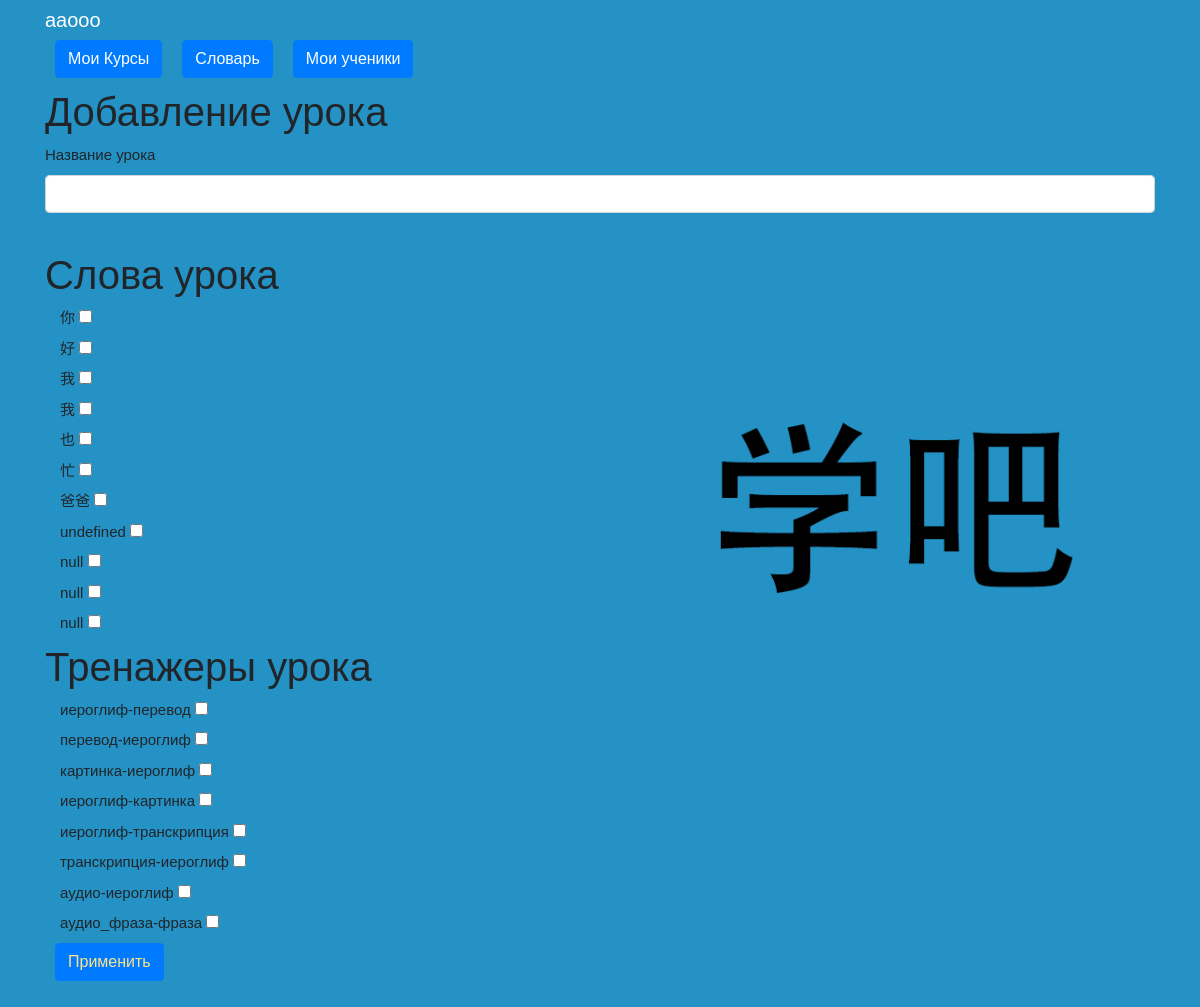
Page /make_lesson/2 (signed in) on the committed database.
### data/users.py (models this page shows, shortened)
class User(SqlAlchemyBase, UserMixin, SerializerMixin):
    __tablename__ = 'users'
    id = sqlalchemy.Column(sqlalchemy.Integer,
                           primary_key=True, autoincrement=True)
    name = sqlalchemy.Column(sqlalchemy.String, nullable=True)
    last_name = sqlalchemy.Column(sqlalchemy.String, nullable=True)
    patronymic = sqlalchemy.Column(sqlalchemy.String, nullable=True)
    email = sqlalchemy.Column(sqlalchemy.String,
                              index=True, unique=True, nullable=True)
    about = sqlalchemy.Column(sqlalchemy.String, nullable=True)
    hashed_password = sqlalchemy.Column(sqlalchemy.String, nullable=True)
    teacher = sqlalchemy.Column(sqlalchemy.Boolean, nullable=True)
    creator = sqlalchemy.Column(sqlalchemy.Integer, nullable=True)
    courses = orm.relation("Courses",
                           secondary="users_to_course",
                           backref="users")
    words = orm.relation("Words", back_populates='user')

### data/words.py (models this page shows)
class Words(SqlAlchemyBase, SerializerMixin):
    __tablename__ = 'words'
    id = sqlalchemy.Column(sqlalchemy.Integer,
                           primary_key=True, autoincrement=True)
    author = sqlalchemy.Column(sqlalchemy.Integer, sqlalchemy.ForeignKey("users.id"), nullable=False)
    user = orm.relation('User')
    hieroglyph = sqlalchemy.Column(sqlalchemy.String, nullable=True)
    translation = sqlalchemy.Column(sqlalchemy.String, nullable=True)
    front_side = sqlalchemy.Column(sqlalchemy.String, nullable=True)
    left_side = sqlalchemy.Column(sqlalchemy.String, nullable=True)
    right_side = sqlalchemy.Column(sqlalchemy.String, nullable=True)
    up_side = sqlalchemy.Column(sqlalchemy.String, nullable=True)
    down_side = sqlalchemy.Column(sqlalchemy.String, nullable=True)
    front_side_audio = sqlalchemy.Column(sqlalchemy.String, nullable=True)
    left_side_audio = sqlalchemy.Column(sqlalchemy.String, nullable=True)
    right_side_audio = sqlalchemy.Column(sqlalchemy.String, nullable=True)
    up_side_audio = sqlalchemy.Column(sqlalchemy.String, nullable=True)
    down_side_audio = sqlalchemy.Column(sqlalchemy.String, nullable=True)

### data/trainers.py (models this page shows)
class Trainers(SqlAlchemyBase, SerializerMixin):
    __tablename__ = 'trainers'
    id = sqlalchemy.Column(sqlalchemy.Integer,
                           primary_key=True, autoincrement=True)
    name = sqlalchemy.Column(sqlalchemy.String, nullable=True)
    check_side = sqlalchemy.Column(sqlalchemy.Integer, nullable=True)
    ans_side = sqlalchemy.Column(sqlalchemy.Integer, nullable=True)

### main.py (the view, shortened to what this page needs)
@app.route('/make_lesson/<int:course_id>', methods=['GET', 'POST'])
@login_required
def make_lesson(course_id):
    form = LessonsForm()
    db_sess = db_session.create_session()
    current_course = db_sess.query(Courses).get(course_id)
    all_words = db_sess.query(Words).all()
    all_trainers = db_sess.query(Trainers).all()
    return render_template('make_lesson.html', form=form, dictionary=all_words,
                           trainings=all_trainers)

### forms/lesson.py
class LessonsForm(FlaskForm):
    name = StringField('Название урока',
                       validators=[DataRequired(), Length(max=32,
                                                          message="Название урока не должно превышать 32 символов")])
    submit = SubmitField('Применить')

### data/db_session.py (called while the page is built)
def create_session() -> Session:
    global __factory
    return __factory()

### main.py (called while the page is built)
@login_manager.user_loader
def load_user(user_id):
    db_sess = db_session.create_session()
    return db_sess.query(User).get(user_id)

### templates/make_lesson.html (shortened to what this page needs)
{% extends "base.html" %}
{% block content %}
<h1>Добавление урока</h1>
<form action="" method="post" name="checks">
    <p>
        {{ form.name.label }}<br>
        {{ form.name(class="form-control") }}<br>
    </p>
    <h1>Слова урока</h1>
    {% for word in dictionary %}
    <label class="container"> {{ word.hieroglyph }}
        <input type="checkbox" name="lesson_word" value='{{ word.id }}'>
    </label>
    {% endfor %}
    <h1>Тренажеры урока</h1>
    {% for trainer in trainings %}
    <label class="container"> {{ trainer.name }}
        <input type="checkbox" name="lesson_trainer" value='{{ trainer.id }}'>
    </label>
    {% endfor %}
    <p>{{ form.submit(type="submit", class="btn btn-primary") }}</p>
</form>
{% endblock %}

### templates/base.html (shortened to what this page needs)
<!doctype html>
<html lang="en">
<head>
    <link rel="stylesheet"
          href="https://stackpath.bootstrapcdn.com/bootstrap/4.4.1/css/bootstrap.min.css"
>
    <link rel="stylesheet" href="/static/style.css">
</head>
<body>
<header class="header">
    <div class="container">
        <div class="header_inner">
            <nav>
                {% if current_user.is_authenticated %}
                <a class="navbar-brand" href="/logout" style="color: white;">{{ current_user.name
                    }}</a>
                {% else %}
                <p>
                    <a class="btn btn-success" href="/login" style="color: white;">Войти</a>
                </p>
                {% endif %}
                {% if current_user.is_authenticated %}
                <div class="nav" id="up buttons">
                    <a class="btn btn-primary" href="/courses" style="color: white;">Мои Курсы</a>
                    <a class="btn btn-primary" href="/dictionary/1" style="color: white;">Словарь</a>
                    {% if current_user.teacher %}
                    <a class="btn btn-primary" href="/pupils" style="color: white;">Мои ученики</a>
                    {% endif %}
                </div>
                {% endif %}
            </nav>
        </div>
    </div>
</header>
<main role="main" class="container">
    {% block content %}{% endblock %}
</main>
</body>
</html>

### static/style.css (style rules this page uses)
body { font-family: 'Montserrat', sans-serif; font-size: 15px; color: #33; background: url('background1.jpg'); -webkit-background-size: cover; background-size: cover; }
.header { width: 100%; top: 0; left: 0; right: 0; z-index: 1000; }
.navbar-brand { color: #fff; position: relative; }
.btn { margin: 0 10px; margin-bottom: 10px; }
.btn-primary { display: inline-block; vertical-align: top; color: #fce38a; }

### rows in the picture
User: name "ааооо"
Words: hieroglyph "你"
Words: hieroglyph "好"
Words: hieroglyph "我"
Words: hieroglyph "我"
Words: hieroglyph "也"
Words: hieroglyph "忙"
Words: hieroglyph "爸爸"
Words: hieroglyph "undefined"
Words: hieroglyph "null"
Words: hieroglyph "null"
Words: hieroglyph "null"
Trainers: name "иероглиф-перевод"
Trainers: name "перевод-иероглиф"
Trainers: name "картинка-иероглиф"
Trainers: name "иероглиф-картинка"
Trainers: name "иероглиф-транскрипция"
Trainers: name "транскрипция-иероглиф"
Trainers: name "аудио-иероглиф"
Trainers: name "аудио_фраза-фраза"
